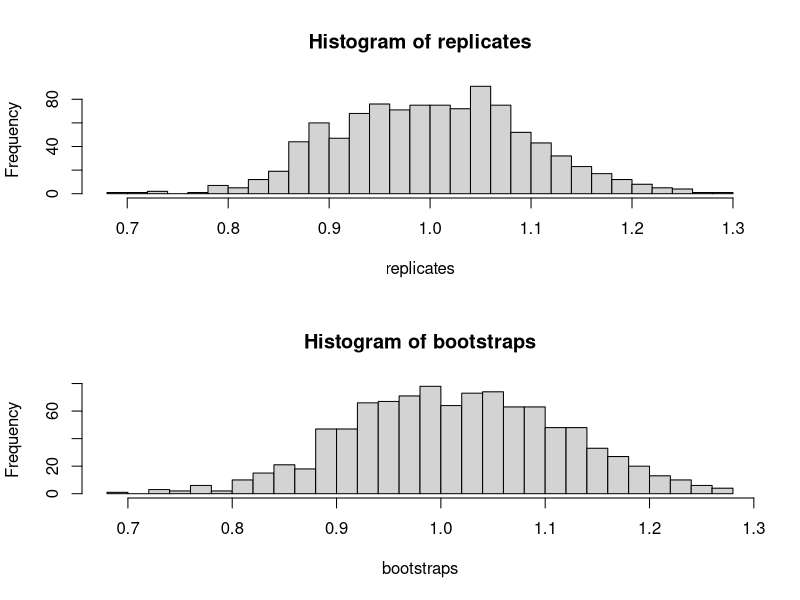

Source code (R):
# Week 1 script

MU <- 1
SD <- 3

sample_size <- 100
n <- 1000
replicates <- rep(0, n)
bootstraps <- rep(0, n)
x <- rnorm(sample_size, MU, SD)

for (i in 1:n) {
  replicates[i] <- mean(rnorm(n, MU, SD))
  bootstraps[i] <- mean(sample(x, n, replace=T))
}

par(mfrow=c(2, 1))
hist(replicates, 30)
hist(bootstraps, 30)
mean(bootstraps) - mean(replicates)
sd(bootstraps) - sd(replicates)
